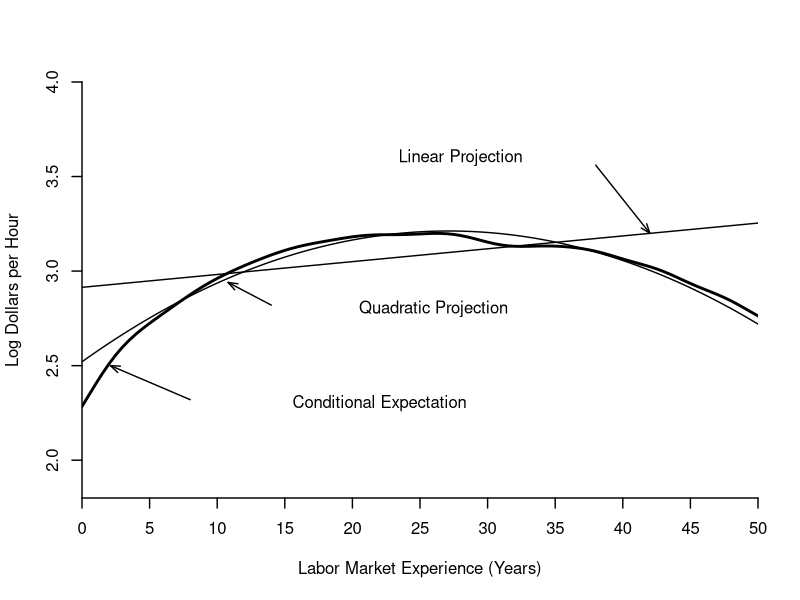
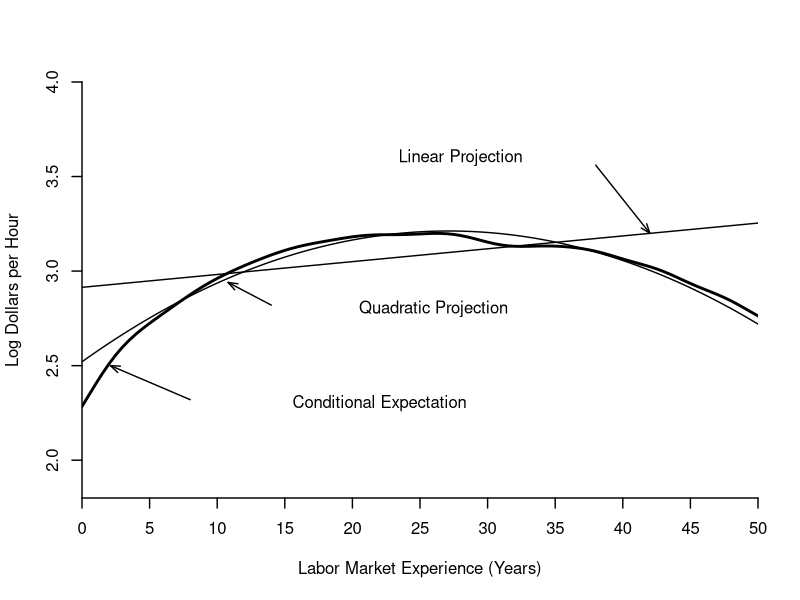

The R script that drew these images, in order:
#####################################
### This file generates Figure 2.6b
### Linear and quadratic projections 
### of log wage onto experience
#####################################
### Uses data file cps09mar.txt
#########################################

dat <- read.table("cps09mar.txt")
lnwage <- as.matrix(log(dat[,5]/(dat[,6]*dat[,7])))
wm <- (dat[,11]==1)&(dat[,2]==0)
y <- as.matrix(lnwage[wm])
x <- dat[wm,1] - dat[wm,4] - 6

xfit <- seq(0,50,.5)

# Linear Projection
n <- length(y)
x1 <- matrix(1,n,1)
X <- cbind(x1,x)
beta1 <- solve(t(X)%*%X)%*%(t(X)%*%y)
f1 <- beta1[1] + xfit*beta1[2]

# Quadratic Projection
X2 <- cbind(X,x^2)
beta2 <- solve(t(X2)%*%X2)%*%(t(X2)%*%y)
f2 <- beta2[1] + xfit*beta2[2] + (xfit^2)*beta2[3]

## Conditional Mean estimated by Local Linear Nonparametric Estimation

# Reference Rule
zz <- cbind(x1,x,x^2,x^3,x^4)
beta <- solve((t(zz)%*%zz),(t(zz)%*%y))
xtrim <- (x<=40)*(x>=0)
b <- mean(((beta[3]+x*3*beta[4]+(x^2)*6*beta[5])^2)*xtrim)
e <- y - zz%*%beta
sig <- (sum(e^2))/(n-5)
h <- 0.58*((40*sig/n/b)^.2)

# Local Linear Regression Estimation
mx <- xfit
for (j in 1:length(mx)){
  xj <- x-xfit[j]
  xx <- cbind(x1,xj)
  xh <- xx*(dnorm(xj/h)%*%cbind(1,1))
  beta <- solve(t(xh)%*%xx,t(xh)%*%y)
  mx[j] <- beta[1]
}

wd <- 1.4

leg1 <- "Conditional Expectation"
leg2 <- "Linear Projection"
leg3 <- "Quadratic Projection"

pdf("HANSEN2-6b.pdf",family="Helvetica",colormodel='cmyk',width=4.5,height=4.5)	
plot(xfit,mx,xlim=c(0,50),ylim=c(1.8,4),xlab="Labor Market Experience (Years)",ylab="Log Dollars per Hour",xaxs="i",yaxs="i",type="l",xaxt="n",yaxt="n",bty="n",lwd=2*wd)
axis(side=1,seq(0,50,5),lwd=wd)
axis(side=2,seq(1.5,4,.5),lwd=wd)
lines(xfit,f1,lwd=wd)
lines(xfit,f2,lwd=wd)
text(22,2.3,leg1)
text(28,3.6,leg2)
text(26,2.8,leg3)
arrows(8,2.32,2.1,2.5,angle=20,length=.1,lwd=wd)
arrows(14,2.82,10.8,2.94,angle=20,length=.1,lwd=wd)
arrows(38,3.56,42,3.2,angle=20,length=.1,lwd=wd)
dev.off()

postscript("HANSEN2-6b.eps",paper="special",width=4.5,height=4.5,horizontal=FALSE,onefile=FALSE,family="Helvetica",colormodel='cmyk')
plot(xfit,mx,xlim=c(0,50),ylim=c(1.8,4),xlab="Labor Market Experience (Years)",ylab="Log Dollars per Hour",xaxs="i",yaxs="i",type="l",xaxt="n",yaxt="n",bty="n",lwd=2*wd)
axis(side=1,seq(0,50,5),lwd=wd)
axis(side=2,seq(1.5,4,.5),lwd=wd)
lines(xfit,f1,lwd=wd)
lines(xfit,f2,lwd=wd)
text(22,2.3,leg1)
text(28,3.6,leg2)
text(26,2.8,leg3)
arrows(8,2.32,2.1,2.5,angle=20,length=.1,lwd=wd)
arrows(14,2.82,10.8,2.94,angle=20,length=.1,lwd=wd)
arrows(38,3.56,42,3.2,angle=20,length=.1,lwd=wd)
dev.off()


